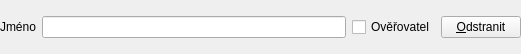
<?xml version="1.0" encoding="UTF-8"?>
<ui version="4.0">
 <class>Zastupitel</class>
 <widget class="QWidget" name="Zastupitel">
  <property name="geometry">
   <rect>
    <x>0</x>
    <y>0</y>
    <width>521</width>
    <height>54</height>
   </rect>
  </property>
  <property name="sizePolicy">
   <sizepolicy hsizetype="Expanding" vsizetype="Maximum">
    <horstretch>0</horstretch>
    <verstretch>0</verstretch>
   </sizepolicy>
  </property>
  <property name="windowTitle">
   <string>Form</string>
  </property>
  <layout class="QHBoxLayout" name="horizontalLayout">
   <property name="leftMargin">
    <number>0</number>
   </property>
   <property name="topMargin">
    <number>0</number>
   </property>
   <property name="rightMargin">
    <number>0</number>
   </property>
   <property name="bottomMargin">
    <number>0</number>
   </property>
   <item>
    <widget class="QLabel" name="m_lblJmeno">
     <property name="text">
      <string>Jméno</string>
     </property>
    </widget>
   </item>
   <item>
    <widget class="QLineEdit" name="m_txtJmeno"/>
   </item>
   <item>
    <widget class="QCheckBox" name="m_cbOverovatel">
     <property name="text">
      <string>Ověřovatel</string>
     </property>
    </widget>
   </item>
   <item>
    <widget class="QPushButton" name="m_cbOdstranit">
     <property name="text">
      <string>&amp;Odstranit</string>
     </property>
    </widget>
   </item>
  </layout>
 </widget>
 <resources/>
 <connections/>
</ui>
